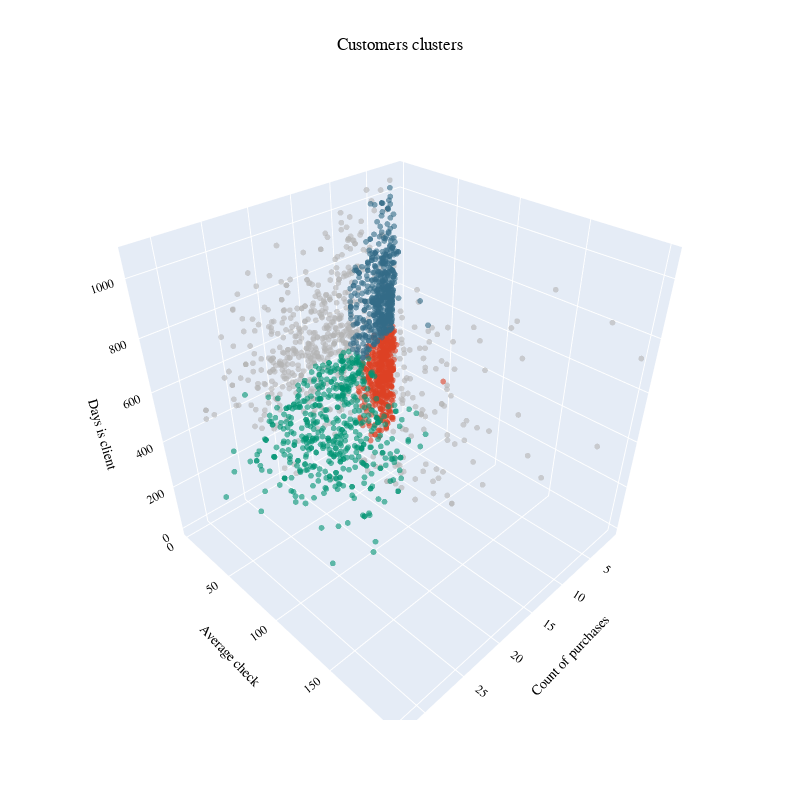

The notebook cell saved with this chart:
### Code cell
plot = go.Figure()

colors = ['#b4b4b4', '#dd4124', '#009473', '#336b87']
names = ['Ordinary client', 'Elite client', 'Good client', 'Potential good client']

for i in range(4):
    cl = names[i]
    plot.add_trace(go.Scatter3d(x = df.query("Cluster == @cl")['NumAllPurchases'],
                                y = df.query("Cluster == @cl")['AverageCheck'],
                                z = df.query("Cluster == @cl")['Days_is_client'],
                                mode = 'markers',
                                name = names[i],
                                marker = dict(
                                    size = 2,
                                    color = colors[i],  
                                    opacity = 0.6)))

plot.update_traces(hovertemplate = 'Purchases: %{x} <br>Average Check: %{y} <br>Days is client: %{z}')

plot.update_layout(width = 800, height = 800, autosize = True, showlegend = False,
                   scene = dict(xaxis = dict(title = 'Count of purchases', titlefont_color = 'black'),
                                yaxis = dict(title = 'Average check', titlefont_color = 'black'),
                                zaxis = dict(title = 'Days is client', titlefont_color = 'black')),
                   font = dict(family = "monospace", color  = 'black', size = 12),
                   title_text = 'Customers clusters', title_x = 0.5)

### Figure 1 — Plotly figure (JSON) as saved in the notebook; plotly's stock layout.template omitted (floating-point values rounded to 4 significant figures; data arrays with more than 128 entries replaced by an {"elided": "..."} marker saying what was removed)
{"data": [{"hovertemplate": "Purchases: %{x} <br>Average Check: %{y} <br>Days is client: %{z}", "marker": {"color": "#b4b4b4", "opacity": 0.6, "size": 2}, "mode": "markers", "name": "Ordinary client", "type": "scatter3d", "x": {"elided": "699 int values"}, "y": {"elided": "699 float values"}, "z": {"elided": "699 int values"}}, {"hovertemplate": "Purchases: %{x} <br>Average Check: %{y} <br>Days is client: %{z}", "marker": {"color": "#dd4124", "opacity": 0.6, "size": 2}, "mode": "markers", "name": "Elite client", "type": "scatter3d", "x": {"elided": "491 int values"}, "y": {"elided": "491 float values"}, "z": {"elided": "491 int values"}}, {"hovertemplate": "Purchases: %{x} <br>Average Check: %{y} <br>Days is client: %{z}", "marker": {"color": "#009473", "opacity": 0.6, "size": 2}, "mode": "markers", "name": "Good client", "type": "scatter3d", "x": {"elided": "514 int values"}, "y": {"elided": "514 float values"}, "z": {"elided": "514 int values"}}, {"hovertemplate": "Purchases: %{x} <br>Average Check: %{y} <br>Days is client: %{z}", "marker": {"color": "#336b87", "opacity": 0.6, "size": 2}, "mode": "markers", "name": "Potential good client", "type": "scatter3d", "x": {"elided": "530 int values"}, "y": {"elided": "530 float values"}, "z": {"elided": "530 int values"}}], "layout": {"autosize": true, "font": {"color": "black", "family": "monospace", "size": 12}, "height": 800, "scene": {"xaxis": {"title": {"font": {"color": "black"}, "text": "Count of purchases"}}, "yaxis": {"title": {"font": {"color": "black"}, "text": "Average check"}}, "zaxis": {"title": {"font": {"color": "black"}, "text": "Days is client"}}}, "showlegend": false, "title": {"text": "Customers clusters", "x": 0.5}, "width": 800}}
